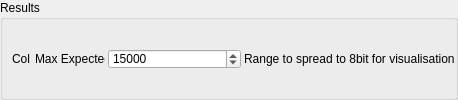
            <widget class="QGroupBox" name="groupBox_Results">
             <property name="sizePolicy">
              <sizepolicy hsizetype="Preferred" vsizetype="Preferred">
               <horstretch>0</horstretch>
               <verstretch>0</verstretch>
              </sizepolicy>
             </property>
             <property name="minimumSize">
              <size>
               <width>0</width>
               <height>0</height>
              </size>
             </property>
             <property name="maximumSize">
              <size>
               <width>466</width>
               <height>16777215</height>
              </size>
             </property>
             <property name="title">
              <string>Results</string>
             </property>
             <property name="flat">
              <bool>true</bool>
             </property>
             <layout class="QGridLayout" name="gridLayout_16">
              <property name="leftMargin">
               <number>9</number>
              </property>
              <property name="topMargin">
               <number>1</number>
              </property>
              <property name="rightMargin">
               <number>0</number>
              </property>
              <property name="bottomMargin">
               <number>0</number>
              </property>
              <property name="horizontalSpacing">
               <number>3</number>
              </property>
              <property name="verticalSpacing">
               <number>1</number>
              </property>
              <item row="0" column="0">
               <widget class="QLabel" name="label_27">
                <property name="minimumSize">
                 <size>
                  <width>20</width>
                  <height>0</height>
                 </size>
                </property>
                <property name="maximumSize">
                 <size>
                  <width>20</width>
                  <height>16777215</height>
                 </size>
                </property>
                <property name="text">
                 <string>Col</string>
                </property>
               </widget>
              </item>
              <item row="0" column="1">
               <widget class="QLabel" name="label_25">
                <property name="minimumSize">
                 <size>
                  <width>70</width>
                  <height>0</height>
                 </size>
                </property>
                <property name="maximumSize">
                 <size>
                  <width>70</width>
                  <height>16777215</height>
                 </size>
                </property>
                <property name="text">
                 <string>Max Expected</string>
                </property>
               </widget>
              </item>
              <item row="0" column="2">
               <widget class="QSpinBox" name="spinBox_Results_SpreadMax">
                <property name="minimumSize">
                 <size>
                  <width>133</width>
                  <height>19</height>
                 </size>
                </property>
                <property name="maximumSize">
                 <size>
                  <width>133</width>
                  <height>20</height>
                 </size>
                </property>
                <property name="minimum">
                 <number>255</number>
                </property>
                <property name="maximum">
                 <number>65535</number>
                </property>
                <property name="singleStep">
                 <number>100</number>
                </property>
                <property name="value">
                 <number>15000</number>
                </property>
               </widget>
              </item>
              <item row="0" column="3">
               <widget class="QLabel" name="label_26">
                <property name="text">
                 <string>Range to spread to 8bit for visualisation</string>
                </property>
               </widget>
              </item>
             </layout>
            </widget>
